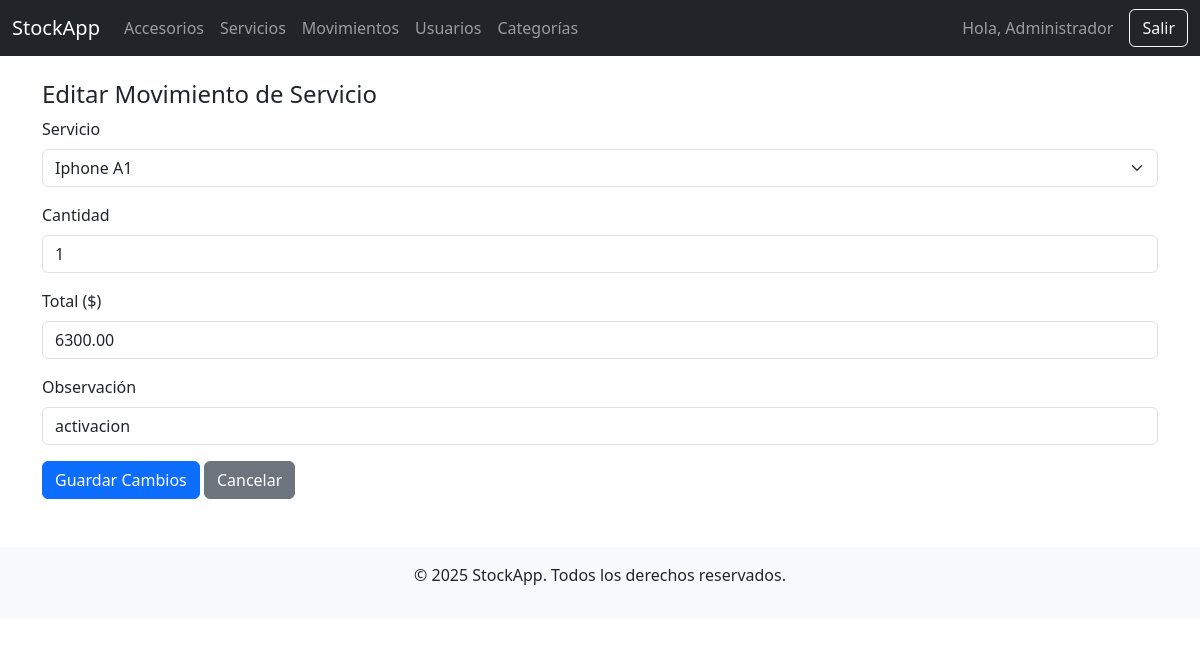
Screenshot of /movimientos/editar_servicio1.php?id=13 (signed in) with the database file from the repository.
### tables this page shows
CREATE TABLE `movimientos` (
  `id` int(11) NOT NULL,
  `usuario_id` int(11) DEFAULT NULL,
  `tipo` enum('entrada','salida','servicio') NOT NULL,
  `sector` enum('accesorio','servicio') NOT NULL,
  `item_id` int(11) NOT NULL,
  `cantidad` int(11) NOT NULL,
  `total` decimal(10,2) NOT NULL,
  `observacion` text DEFAULT NULL,
  `activo` tinyint(1) DEFAULT 1,
  `creado_en` timestamp NOT NULL DEFAULT current_timestamp()
);

### movimientos/editar_servicio1.php (the view, shortened to what this page needs)
<?php
require_once '../config/database.php';
$id = $_GET['id'] ?? null;
$stmt = $pdo->prepare("SELECT * FROM movimientos WHERE id = ? AND sector = 'servicio'");
$stmt->execute([$id]);
$mov = $stmt->fetch();
$servicios = $pdo->query("SELECT id, CONCAT(marca, ' ', modelo) AS nombre FROM servicios ORDER BY nombre")->fetchAll();
?>
<?php include '../includes/header.php'; ?>
<?php include '../includes/navbar.php'; ?>
<div class="container mt-4">
    <h4>Editar Movimiento de Servicio</h4>
    <form method="POST" class="row g-3">
        <div class="col-12">
            <label class="form-label">Servicio</label>
            <select name="item_id" class="form-select" required>
                <?php foreach ($servicios as $s): ?>
                    <option value="<?= $s['id'] ?>" <?= $s['id'] == $mov['item_id'] ? 'selected' : '' ?>>
                        <?= htmlspecialchars($s['nombre']) ?>
                    </option>
                <?php endforeach; ?>
            </select>
        </div>
        <div class="col-12">
            <label class="form-label">Cantidad</label>
            <input type="number" name="cantidad" class="form-control" min="1" value="<?= $mov['cantidad'] ?>" required>
        </div>
        <div class="col-12">
            <label class="form-label">Total ($)</label>
            <input type="number" step="0.01" name="total" class="form-control" value="<?= $mov['total'] ?>" required>
        </div>
        <div class="col-12">
            <label class="form-label">Observación</label>
            <input type="text" name="observacion" class="form-control" value="<?= htmlspecialchars($mov['observacion']) ?>">
        </div>
        <div class="col-12">
            <button type="submit" class="btn btn-primary">Guardar Cambios</button>
            <a href="historial.php" class="btn btn-secondary">Cancelar</a>
        </div>
    </form>
</div>
<?php include '../includes/footer.php'; ?>

### rows the page displays
movimientos: item_id "Iphone A1", cantidad "1", total "6300.00", observacion "activacion"

### other values shown
$_SESSION['nombre'] "Administrador"
